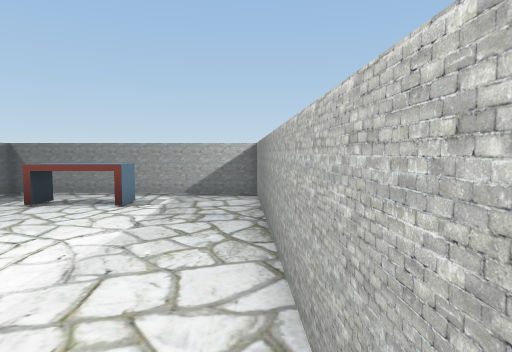
[1] (above)

19 first-person views from a walk through a scene from a Unity 3-D project. The camera is 1.5 m above the floor, tilts 4° down and sees 75° across. Doors are open. The floor is counted in squares, 1 m on a side. Each view is taken from the middle of a square. On the plan, view 1 faces up. The plan holds only what a view shows up to about 15 squares ahead; the rest is blank. The place goes on beyond the plan. The player character is not drawn. Some surface patterns are stand-ins.

[2]
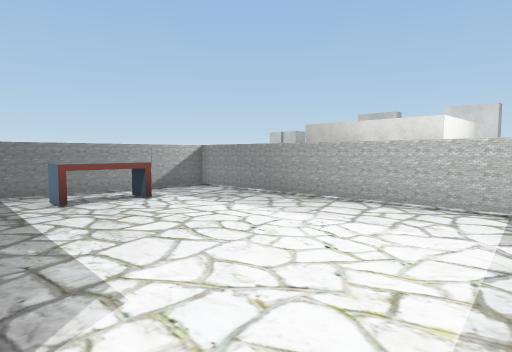

[3]
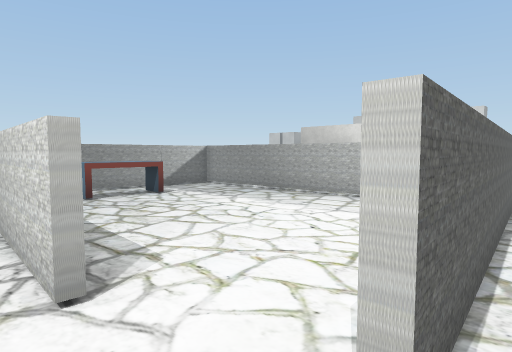

[4]
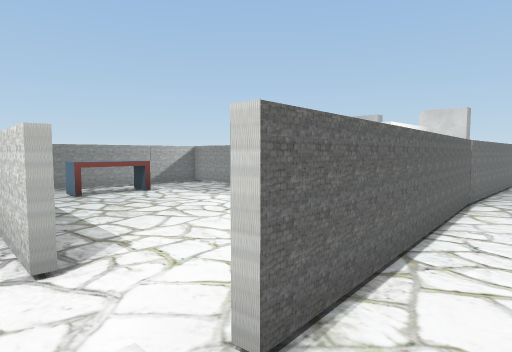

[5]
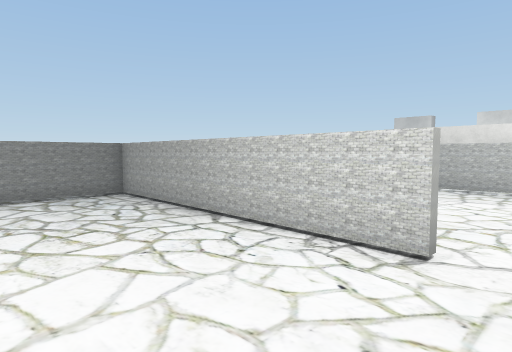

[6]
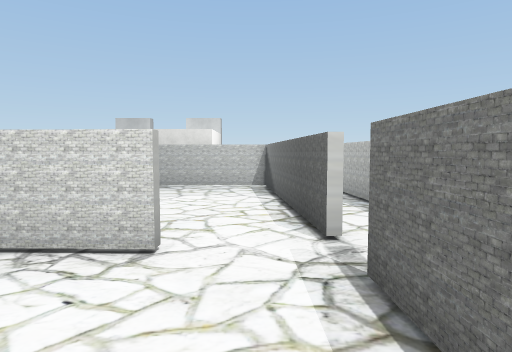

[7]
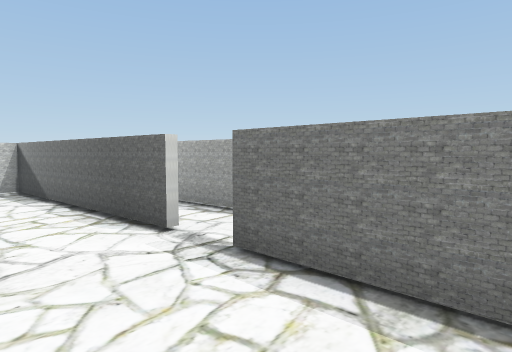

[8]
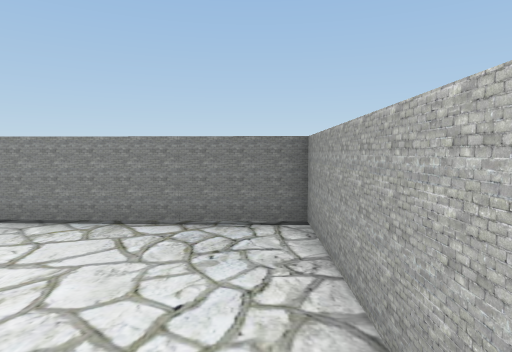

[9]
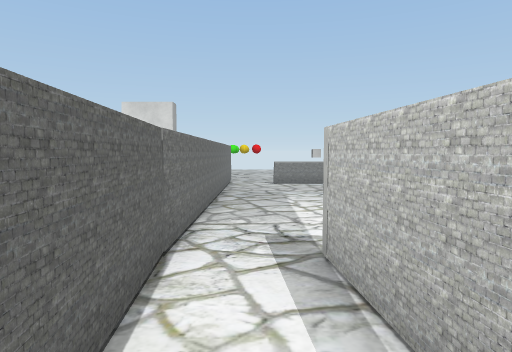

[10]
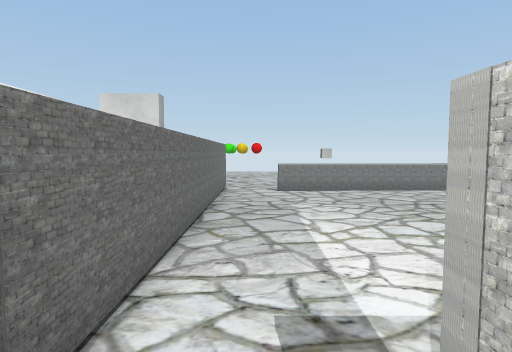

[11]
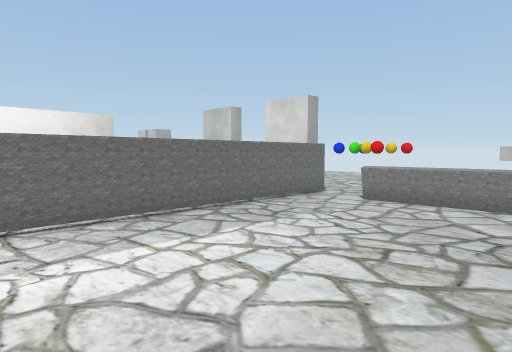

[12]
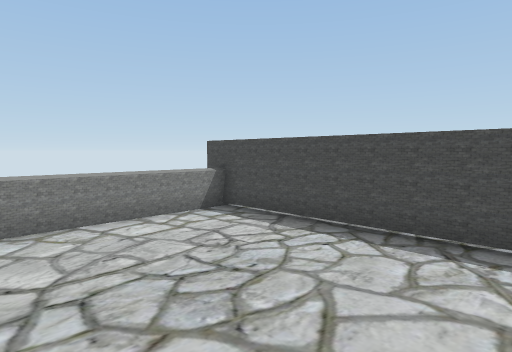

[13]
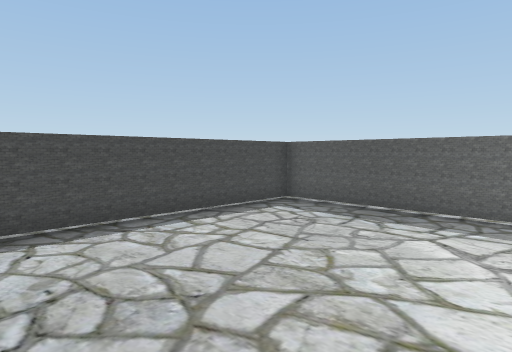

[14]
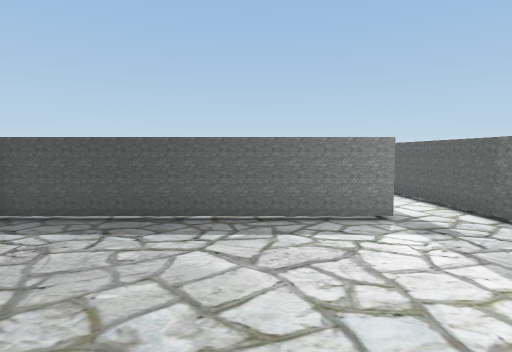

[15]
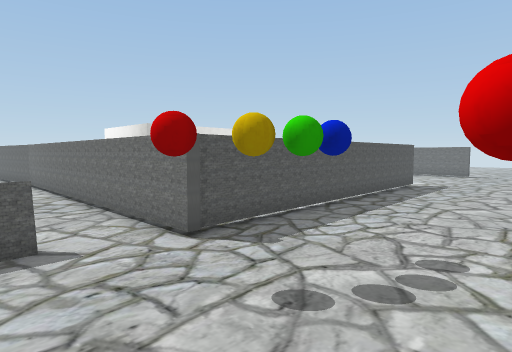

[16]
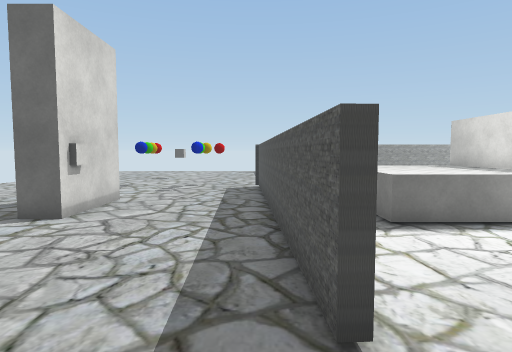

[17]
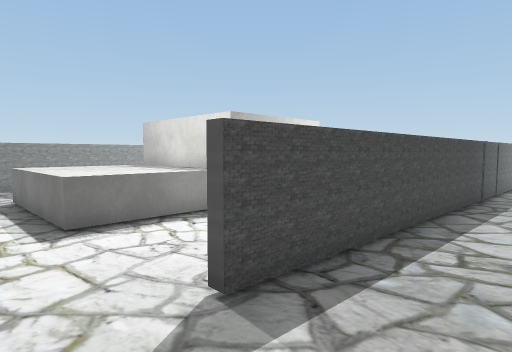

[18]
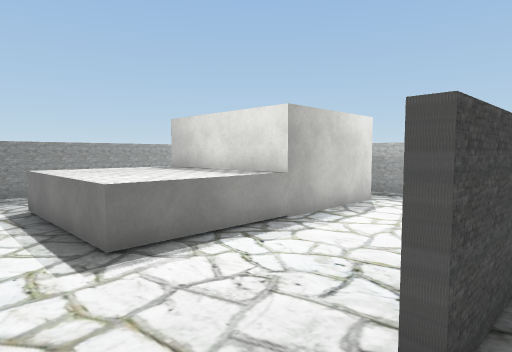

[19]
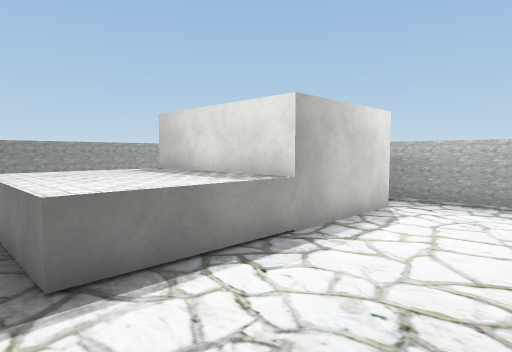

### Floor plan
Key: @ floor where view 1 was taken; # wall or solid block; . floor; D open door; = window, fence, low wall or low ledge; ^ raised ledge; B bench; T thing the floor can be seen under or through; C cube.
Columns run from 14 left of view 1 to 18 right of it. Each row starts with its distance up from view 1.
 14                       ..  ..
 13                ..........   ...
 12 ####################...........
 11 .....#........#    #####..#....
 10 .....#..BBB...#...........#....
  9  ....#..BBB...#...........#.....
  8  ....#........#...........#.....D
  7  ....#........#.#####^^^^.#.....D
  6  ....#........#.    #^^^^.##...CC
  5  ....#........#.    #^^^^. #....#
  4 .....#........#.    #^^^^. #....#
  3 .....#........##    #^^^^. #....#
  2 .....#.........#    #^^^^..#.....
  1   .............#        ...#.....
  0 ..............@# ..........#.....
 -1 ####..##########TTTT########.....
 -2     ............................
 -3     ......######..........#....
 -4        ####    #..........= ..  .
 -5                #..........=
 -6                #..........=    CC
 -7                #..........=
 -8                #..........^
 -9                #..........=
-10                #..........=
-11                #..........=
-12                #############

Positions as (right, up) in squares from view 1, and headings:
1: (0, 0), facing up
2: (-9, -1), facing up-right
3: (-10, -2), facing up-right
4: (-10, -3), facing up-right
5: (-14, 0), facing up-right
6: (-14, 0), facing right
7: (-14, 2), facing down-right
8: (-10, 5), facing up
9: (-4, -2), facing right
10: (-1, -2), facing right
11: (2, -8), facing up-right
12: (5, -6), facing down-right
13: (9, -5), facing down-left
14: (8, -6), facing left
15: (18, -4), facing up-left
16: (13, 14), facing down
17: (12, 14), facing down-left
18: (12, 12), facing down-left
19: (11, 11), facing down-left
